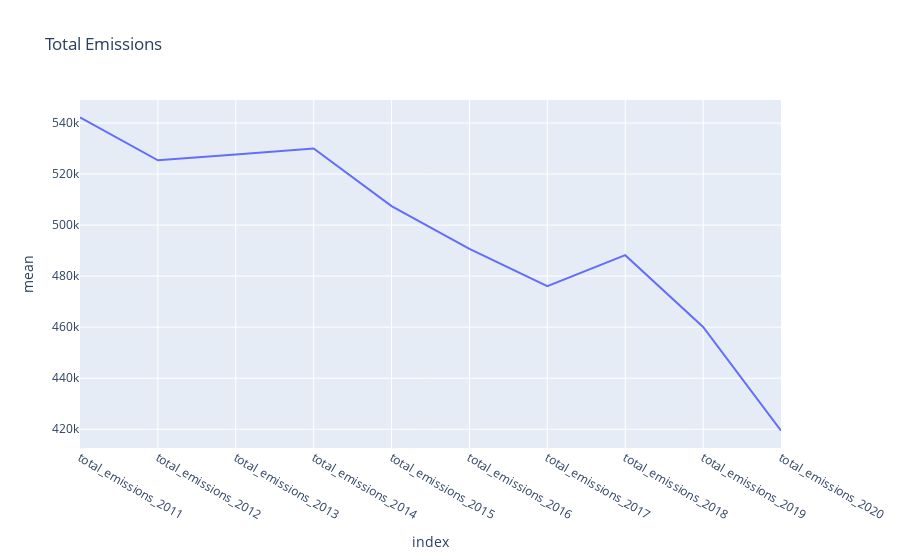

Source (notebook cell):
### Code cell
fig = px.line(summary_df, y="mean", title="Total Emissions")

fig.show()

### Figure 1 — Plotly figure (JSON) as saved in the notebook; plotly's stock layout.template omitted (floating-point values rounded to 4 significant figures)
{"data": [{"hovertemplate": "index=%{x}<br>mean=%{y}<extra></extra>", "legendgroup": "", "line": {"color": "#636efa", "dash": "solid"}, "marker": {"symbol": "circle"}, "mode": "lines", "name": "", "orientation": "v", "showlegend": false, "type": "scatter", "x": ["total_emissions_2011", "total_emissions_2012", "total_emissions_2013", "total_emissions_2014", "total_emissions_2015", "total_emissions_2016", "total_emissions_2017", "total_emissions_2018", "total_emissions_2019", "total_emissions_2020"], "xaxis": "x", "y": [542200.0, 525400.0, 527700.0, 530000.0, 507400.0, 490700.0, 476100.0, 488200.0, 460100.0, 419500.0], "yaxis": "y"}], "layout": {"legend": {"tracegroupgap": 0}, "title": {"text": "Total Emissions"}, "xaxis": {"anchor": "y", "domain": [0, 1], "title": {"text": "index"}}, "yaxis": {"anchor": "x", "domain": [0, 1], "title": {"text": "mean"}}}}
